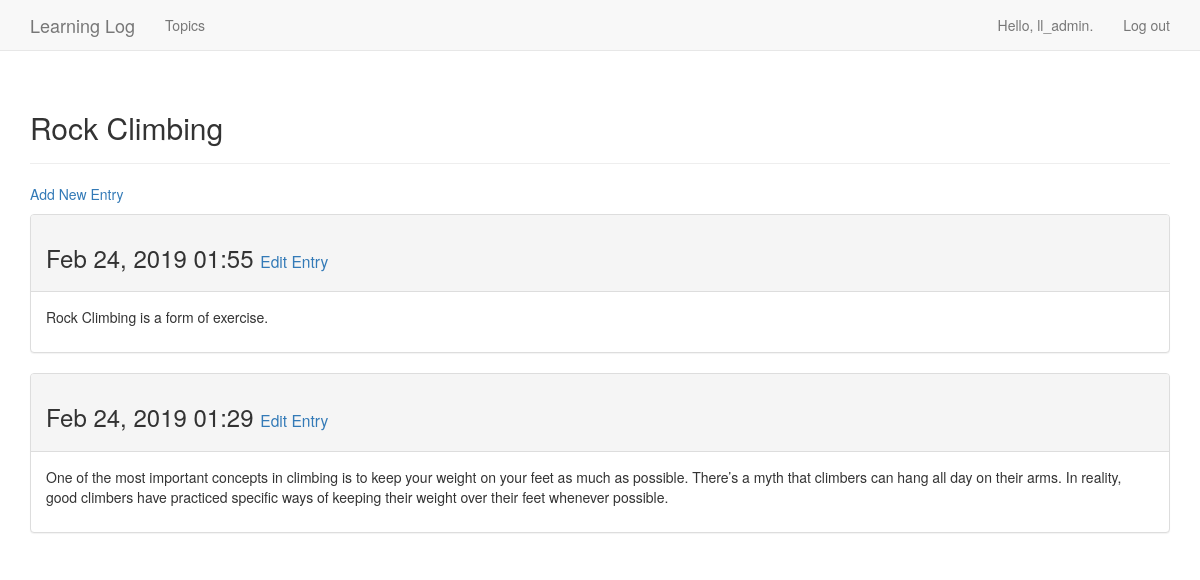
The page /topics/2/ (signed in) on the database its author committed.
### learning_logs/models.py (models this page shows, shortened)
class Topic(models.Model):
    text = models.CharField(max_length=200)
    date_added = models.DateTimeField(auto_now_add=True)
    owner = models.ForeignKey(User, on_delete=models.DO_NOTHING)
    def __str__(self):
        return self.text

class Entry(models.Model):
    topic = models.ForeignKey(Topic, on_delete=models.DO_NOTHING)
    text = models.TextField()
    date_added = models.DateTimeField(auto_now_add=True)
    class Meta:
        verbose_name_plural = 'entries'

### learning_logs/views.py (the view)
# urls.py: url(r'^topics/(?P<topic_id>\d+)/$', views.topic, name='topic'),
@login_required
def topic(request, topic_id):
    topic = get_object_or_404(Topic,  id=topic_id)
    check_topic_owner(topic, request)
    entries = topic.entry_set.order_by('-date_added') # sort by date_added in reverse due to the minus sign
    context = {'topic': topic, 'entries': entries}
    return render(request, 'learning_logs/topic.html', context)

### learning_logs/views.py (called while the page is built)
def check_topic_owner(topic, request):
    if topic.owner != request.user:
        raise Http404

### learning_logs/templates/learning_logs/topic.html
{% extends 'learning_logs/base.html' %}
{% block header %}
  <h2>{{ topic }}</h2>
{% endblock %}
{% block content %}
  <p>
    <a href="{% url 'learning_logs:new_entry' topic.id %}">Add New Entry</a>
  </p>
  {% for entry in entries %}
    <div class="panel panel-default">
      <div class="panel-heading">
        <h3>
          {{ entry.date_added|date:'M d, Y H:i' }}
          <small>
              <a href="{% url 'learning_logs:edit_entry' entry.id %}">Edit Entry</a>
          </small>
        </h3>
      </div>
      <div class="panel-body">
        {{ entry.text|linebreaks }}
      </div>
    </div>
  {% empty %}
      There are no entries for this topic yet.
  {% endfor %}
{% endblock %}

### learning_logs/templates/learning_logs/base.html (shortened to what this page needs)
{% load bootstrap3 %}
<!DOCTYPE html>
<html lang="en" dir="ltr">
  <head>
    {% bootstrap_css %}
  </head>
  <body>
    <nav class="navbar navbar-default navbar-static-top">
      <div class="container">
        <div class="navbar-header">
          <a class='navbar-brand' href="{% url 'learning_logs:index' %}">
          Learning Log</a>
        </div>
        <div id='navbar' class="collapse navbar-collapse">
          <ul class="nav navbar-nav">
            <li><a href="{% url 'learning_logs:topics' %}">Topics</a></li>
          </ul>
          <ul class="nav navbar-nav navbar-right">
            {% if user.is_authenticated %}
              <li><a>Hello, {{ user.username }}.</a></li>
              <li><a href="{% url 'users:logout' %}"> Log out</a></li>
            {% else %}
              <li><a href="{% url 'users:register' %}">Register</a></li>
              <li><a href="{% url 'users:login' %}">Log in</a></li>
            {% endif %}
          </ul>
        </div>
      </div>
    </nav>
    <div class="container">
      <div class="page-header">
        {% block header %}{% endblock %}
      </div>
      <div>
        {% block content %}{% endblock %}
      </div>
    </div>
  </body>
</html>

### rows shown on the page
Topic: text "Rock Climbing"
Entry: date_added "Feb 24, 2019 01:55", text "Rock Climbing is a form of exercise."
Entry: date_added "Feb 24, 2019 01:29", text "One of the most important concepts in climbing is to keep your weight on your feet as much as possible. There’s a myth that climbers can hang all day on their arms. In reality, good climbers have practiced specific ways of keeping their weight over their feet whenever possible."

### other values the page prints
{{ user.username }} "ll_admin"
